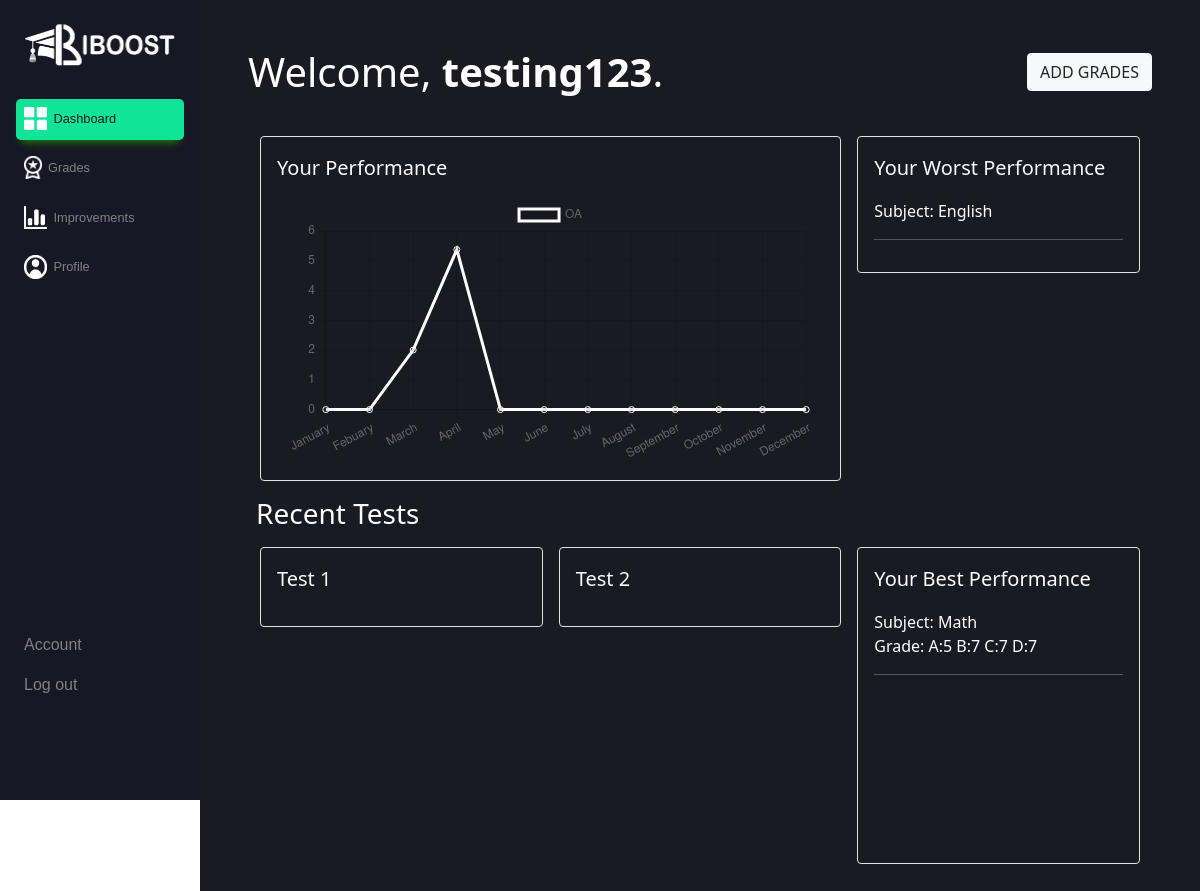
The page /index/ (signed in) on the database as committed earlier.
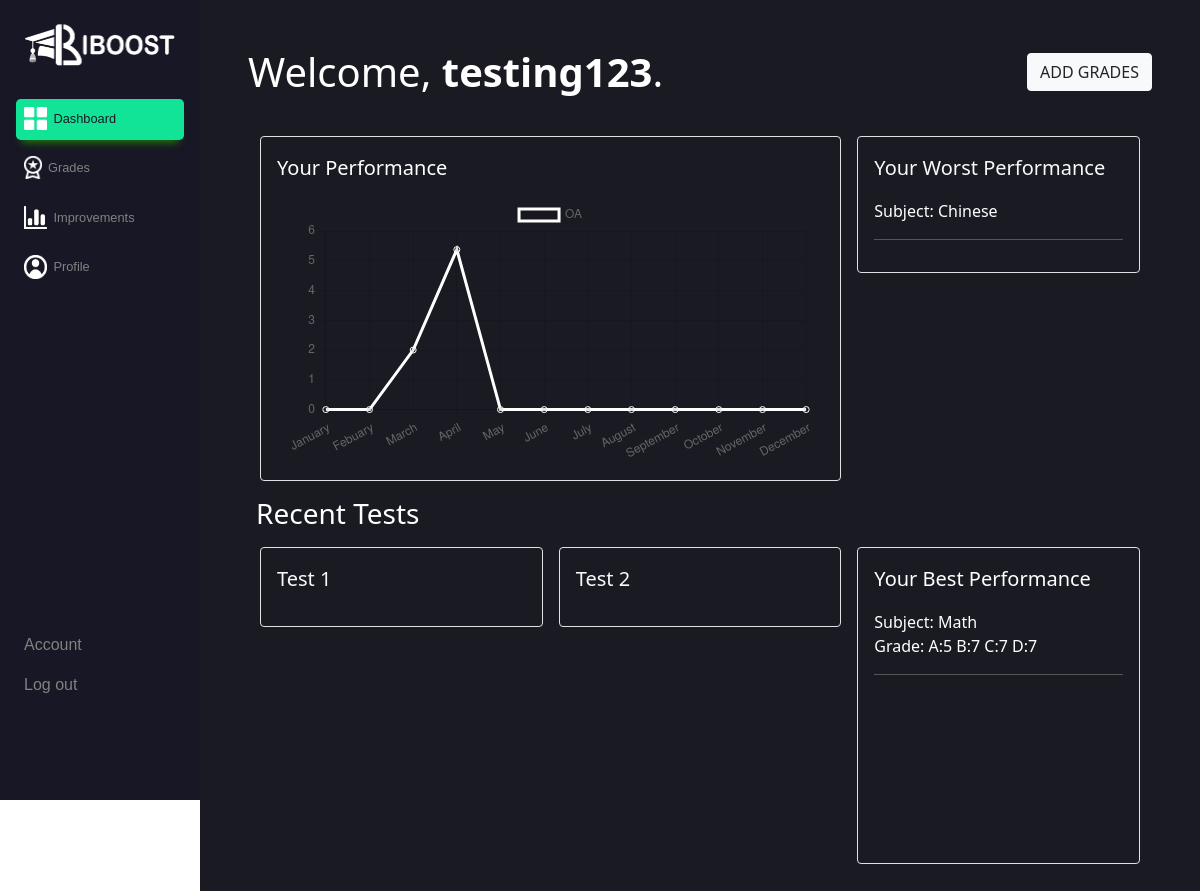
The same page on the database as committed later.
### dashboard/models.py (models this page shows)
class Grade(models.Model):
    srr = models.TextField(max_length=1000, null=True)
    criterionA = models.IntegerField(default=0, null=True)
    criterionB = models.IntegerField(default=0, null=True)
    criterionC = models.IntegerField(default=0, null=True)
    criterionD = models.IntegerField(default=0, null=True)
    avg = models.DecimalField(
        default=0, decimal_places=1, max_digits=2, null=True)
    created = models.DateTimeField(default=timezone.now)
    subject = models.ForeignKey(Subject, null=True, on_delete=models.CASCADE)
    def __str__(self):
        return "A:%i B:%i C:%i D:%i" % (self.criterionA, self.criterionB, self.criterionC, self.criterionD)

class Subject(models.Model):
    subjectname = models.CharField(max_length=100, null=True)
    profile = models.ForeignKey(Profile, null=True, on_delete=models.CASCADE)
    subjectavg = models.DecimalField(
        default=0, decimal_places=1, max_digits=2, null=True)
    def __str__(self):
        return self.subjectname

### dashboard/decorators.py (the view)
        def wrapper_func(request, *args, **kwargs):
            group = None
            if request.user.groups.exists():
                group = request.user.groups.all()[0].name
            if group in allowed_roles:
                return view_func(request, *args, **kwargs)
            else:
                return HttpResponse('You are not authorized to view this page')

### dashboard/templates/dashboard/index.html (shortened to what this page needs)
{% extends 'dashboard/base.html' %} {% load static %}
	{% block content %}
	<link rel="stylesheet" href="{% static 'css/index.css' %}" />
	<div class=" container-fluid mainbody col-md-10 p-5" id="mainbody">
		<div class=" row">
			<div class="col-8">
				<h1>Welcome, <strong>{{request.user}}</strong>.</h1>
			</div>
			<div class="d-flex mb-2 col-4 justify-content-end align-items-center">
				<div class="addgrades">
					<button class="btn btn-light text-dark" type="button"
						onclick="addgrades('mainbody','addgrades');">ADD
						GRADES</button>
				</div>
			</div>
		</div>
		<div class="container-fluid px-2 overflow-hidden">
			<div class=" row mt-4 gx-2">
				<div class="col-8 p-2">
					<div class="p-3 border bordcol-overrides rounded">
						<p class="font-weight-bold lead d-block">Your Performance</p>
						{% include 'dashboard/mainchart.html' %}
					</div>
				</div>
				<div class="col-4 p-2">
					<div class="p-3 border bordcol-overrides rounded">
						<p class="lead text-light">Your Worst Performance</p>
						Subject: {{bestworst.0.subject}}
						<br>
						<hr>
					</div>
				</div>
			</div>
		</div>
		<div class="container-fluid px-2 overflow-hidden">
			<div class=" row mt-2 gx-2">
				<p class="h3">Recent Tests</p>
				<div class="col-4 p-2">
					<div class="p-3 border bordcol-overrides rounded">
						<p class="lead text-light">Test 1</p>
					</div>
				</div>
				<div class="col-4 p-2">
					<div class="p-3 border bordcol-overrides rounded">
						<p class="lead text-light">Test 2</p>
					</div>
				</div>
				<div class="col-4 p-2">
					<div class="p-3 border bordcol-overrides rounded">
						<p class="font-weight-bold lead d-block">Your Best Performance</p>
						{% with bestworst|last as last %}
						<div>
							Subject: {{bestworst.1.subject}}
							<br>
							Grade: {{bestworst.1}}
							<hr>
							{% include 'dashboard/barchartbest.html' %}
						</div>
						{% endwith %}
					</div>
				</div>
			</div>
		</div>
	 {% endblock content %}

Rows that differ between the two databases and show on the page:
removed Grade: subject.subjectname "English"
now on this page (row edited): Grade: subject.subjectname "Chinese"
